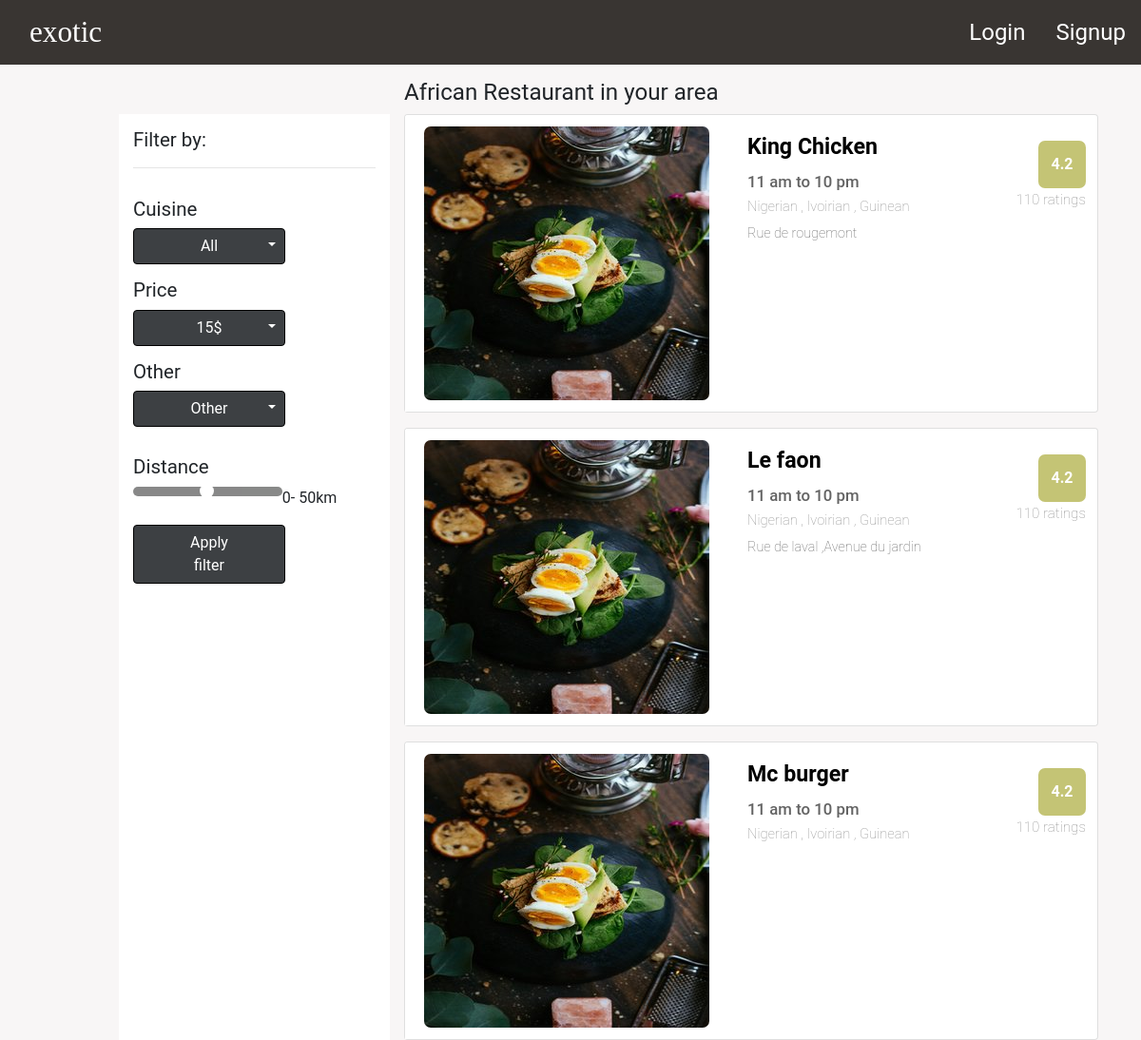
/result (upper part), run on an earlier commit of the app's database.
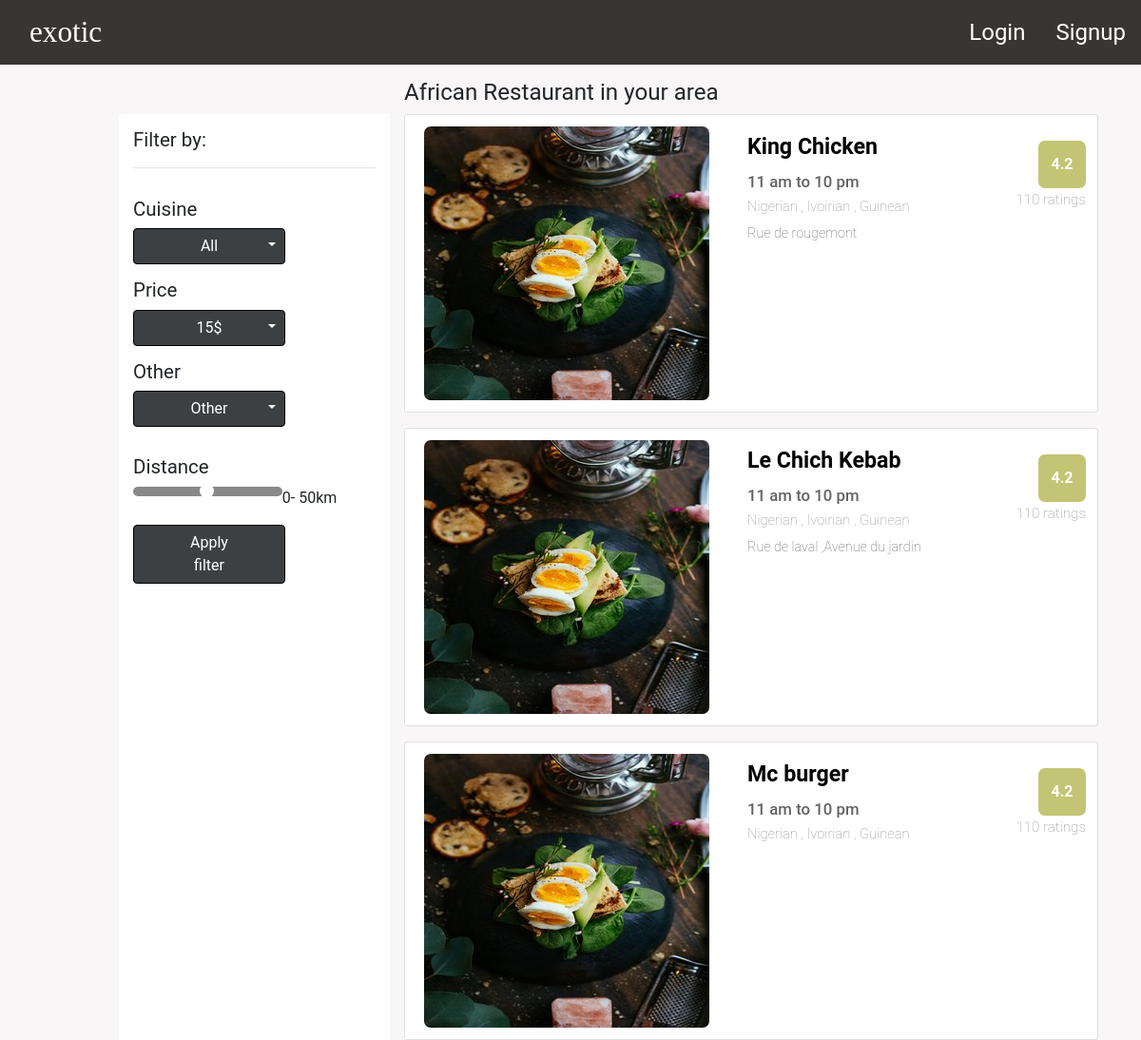
And on a later commit of the database.
### food_app/models.py (models this page shows, shortened)
class Restaurant(db.Model):
    __searchable__=['description','name']
    id = db.Column(db.Integer, primary_key=True)
    name = db.Column(db.String(40), nullable=False)
    description = db.Column(db.String(200), nullable=True)
    telephone_number = db.Column(db.String(10) , nullable=False)
    average_price=db.Column(db.Integer , nullable=True)
    date_created = db.Column(db.DateTime, default=datetime.utcnow)
    user_id = db.Column(db.Integer , db.ForeignKey('user.id') , nullable=True)
    address_id=db.Column(db.Integer , db.ForeignKey('address.id') , nullable=True)
    dishes = db.relationship('Dish', backref='resto', lazy=True)
    menus = db.relationship('Menu', backref='resto', lazy=True)
    photos= db.relationship('ImageItem', lazy=True)

class Address(db.Model):
    id=db.Column(db.Integer , primary_key=True)
    street_address = db.Column(db.String(100) , nullable=False)
    city = db.Column(db.String(50), nullable=False)
    state_id = db.Column(db.Integer ,db.ForeignKey('state.id') , nullable=True )
    country_id = db.Column(db.Integer ,db.ForeignKey('country.id') , nullable=True )
    resto = db.relationship('Restaurant', backref='address' , lazy=True)

### food_app/routes.py (the view)
@app.route('/result')
def result():
    restaurants = Restaurant.query.all()
    return render_template('result.html' , restaurants=restaurants)

### food_app/templates/result.html (shortened to what this page needs)
{% extends "nav_bar_base.html" %}
{% block stylesheet %}
{{ super() }}
<link rel="stylesheet" type="text/css" href="..\static\styles\result.css">
{% endblock stylesheet %}
{% block content %}
{{ super() }}
<div class="container ">
  <div class="row">
    <div class="col">
    </div>
    <div class="col-lg-8">
      <h1> African Restaurant in your area </h1>
    </div>
  </div>
  <div class="row" >
    <div class="col">
    </div>
    <div class="col-lg-3" id="filter">
      <div class="row" id="filter_by">
        <h1 style="font-size: 128%; margin-left: 15px;"> Filter by: </h1>
      </div>
      <hr id="h_row">
      <div class="row">
        <h1 style="font-size: 128%; margin-left: 15px;"> Cuisine </h1>
      </div>
      <div class="row">
        <div class="dropdown">
          <button class="btn btn-primary dropdown-toggle" type="button" data-toggle="dropdown">All
            </button>
        </div>
      </div>
      <div class="row">
        <h1 style="font-size: 128%; margin-left: 15px;"> Price </h1>
      </div>
      <div class="row">
        <div class="dropdown">
          <button class="btn btn-primary dropdown-toggle" type="button" data-toggle="dropdown">15$
            </button>
        </div>
      </div>
      <div class="row">
        <h1 style="font-size: 128%; margin-left: 15px;"> Other </h1>
      </div>
      <div class="row">
        <div class="dropdown">
          <button class="btn btn-primary dropdown-toggle" type="button" data-toggle="dropdown">Other
            </button>
        </div>
      </div>
      <div class="row">
        <h1 style="font-size: 128%; margin-left: 15px; margin-top: 1.875rem;"> Distance </h1>
      </div>
      <div class="row">
        <input type="range" min="1" max="100" value="50" class="slider" id="myRange">
        <p class="dist">0- <span id="demo"></span>km</p>
      </div>
      <div class="row">
        <button type="button" class="btn btn-primary">Apply filter</button>
      </div>
      </div>
    <div class="col-lg-8 col-md-12 col-sm-12">
      {% for resto in restaurants %}
      <div class="card flex-row flex-wrap mb-3">
        <div class="card-header border-0">
          <img class="card-img-top" src="../static/images/rezfood.jpg" alt="Card image cap">
        </div>
        <div class="card-body">
          <div class="row">
            <div class="col-8">
              <h5 class="card-title">{{ resto.name }}</h5>
              <h2 class="card-text hour"> <time>11 am</time> to <time>10 pm</time></h2>
              <h2 class="card-text country">Nigerian , Ivoirian , Guinean</h2>
              <address>{{ resto.address.street_address }}</address>
            </div>
            <div class="col-4">
              <div class="square">
                <div class="rating_content">4.2</div>
              </div>
              <div class="rating-score">110 ratings</div>
            </div>
          </div>
        </div>
      </div>
      {% endfor %}
    </div>
  </div>
</div>
{% endblock content %}

### food_app/templates/nav_bar_base.html (shortened to what this page needs)
{% extends "base.html" %}
{% block stylesheet %}
<link rel="stylesheet" type="text/css" href="..\static\styles\nav.css">
{% endblock stylesheet %}
{% block content %}
<nav class="navbar-custom">
    <a class="navbar-brand mr-auto" href="\">exotic</a>
    <div class="navbar-links">
      <ul>
        <li><a href="\login">Login</a></li>
        <li><a href="\signup">Signup</a></li>
      </ul>
    </div>
</nav>
{% endblock content %}

### food_app/templates/base.html (shortened to what this page needs)
<!doctype html>
<html lang="en">
<head>
  <link rel="stylesheet" href="https://stackpath.bootstrapcdn.com/bootstrap/4.5.0/css/bootstrap.min.css"
>
  <link rel="stylesheet" type="text/css" href="..\static\styles\style.css">
  {% block stylesheet %}
  {% endblock stylesheet %}
  <link rel="stylesheet" href="https://cdnjs.cloudflare.com/ajax/libs/font-awesome/4.7.0/css/font-awesome.min.css">
</head>
<body>
  {% block content %}
  {% endblock content %}
</body>
</html>

### food_app/static/styles/style.css (style rules this page uses)
:root { --main-bg-color: #f8f6f6; --searchButton-bg-color:#C32F10; --gray-color:rgb(2, 207, 207); --main-banner-color-overlay:rgba(112, 85, 9, 0.3); --main-text-color:#E7E7E7; --normal-text-color:#212529; }
body, html { height: 100%; font-family: "Roboto"; }
body { background-color:var(--main-bg-color); color:var(--normal-text-color); }
.navbar-links ul { margin: 0; padding: 0; display: flex; }
.navbar-links li { list-style: none; }
.navbar-links li a { font-weight: 400; font-size: 150%; text-decoration: none; color: white; padding: 1rem; display: block; }
input { cursor: text; margin: 0em; font-size:18px; padding: 1px 2px; height:4rem; border:none; width:100%; }
p { margin-top: 0; margin-bottom: 1rem; font-family: Roboto; font-size: 120%; }
.container { width: 100%; padding-right: 15px; padding-left: 15px; margin-right: auto; margin-left: auto; }
h1 { font-size: 2.5rem; }

### food_app/static/styles/nav.css (style rules this page uses)
.navbar-brand { position: relative; left: 31px; color: white; font-weight: 400; font-family: "Lucida Calligraphy"; font-size: 1.95rem; line-height: 1; }
.navbar-custom { background-color: #393532; }
.navbar-custom { display: flex; justify-content: space-between; align-items: center; }
.navbar-links ul { margin: 0; padding: 0; display: flex; }
.navbar-links li { list-style: none; }
.navbar-links li a { font-weight: 400; font-family: "Roboto"; font-size: 150%; text-decoration: none; color: white; padding: 1rem; display: block; }

### food_app/static/styles/result.css (style rules this page uses)
.card-img-top { width: 100%; height: auto; border-radius: 7px; }
a { color: black; text-decoration: none; background-color: transparent; }
.card-header { padding: .75rem 1.25rem; margin-bottom: 0; background-color: white; }
.card-title { font-style: normal; font-weight: normal; color: black; font-size: 145%; font-weight: 600; }
.hour { font-family: Roboto; font-size: 105%; font-style: normal; color: rgba(99,99,99,1); }
.country { font-family: Roboto; font-style: normal; font-weight: lighter; font-size: 92%; color: rgba(144,144,144,1); }
address { font-family: Roboto; font-size: 90%; font-weight: lighter; margin-bottom: 1rem; font-style: normal; line-height: inherit; color: rgba(99,99,99,1); }
.container h1 { font-size: 151%; font-weight: normal; font-style: normal; font-family: "Roboto"; margin-top: 15px; }
.square { height: 50px; width: 50px; background-color: rgba(196, 196, 117); border-radius: 7px; position: absolute; top: 7px; right: 7px; }
.rating_content { font-family: "Roboto"; font-style: normal; font-weight: bold; font-size: 100%; color: rgba(255, 255, 255, 1); text-align: center; vertical-align: middle; line-height: 50px; }
.rating-score { position: absolute; right: 7px; top: 58px; font-style: normal; font-family: "Roboto"; font-weight: lighter; font-size: 95%; color: rgba(144, 144, 144, 1); }
#filter { display:block; }
#filter_by { display: block; }
#h_row { display: block; }
.btn { padding: .375rem 2.75rem; width: 10rem; }
.btn-primary { color: #fff; background-color: #1c1f23d9; border-color: rgb(0, 0, 0); margin-left: 15px; }
.dropdown-toggle::after { position: absolute; right: 10px; top: 10px; }
.slider { -webkit-appearance: none; width: 55%; height: 10px; border-radius: 50px; background: #565756; outline: none; opacity: 0.7; -webkit-transition: .2s; transition: opacity .2s; margin-left: 15px; }
input { text-rendering: auto; letter-spacing: normal; word-spacing: normal; text-transform: none; text-indent: 0px; text-shadow: none; display: inline-block; text-align: start; cursor: pointer; margin: 0em; font-size: 1.125rem; padding: 1px 2px; border: none; }
.dist { margin-top: 0; margin-bottom: 1rem; font-family: Roboto; font-size: 1rem; color: #212529; }
.col-lg-3 { background-color: white; }
a { color: #337ab7; text-decoration: none; background-color: transparent; }
a:-webkit-any-link { cursor: pointer; }
.dropdown-toggle::after { position: absolute; right: 10px; top: 15px; }

What changed in the data, as far as the page shows it:
changed Restaurant "Rue de laval ,Avenue du jardin": name "Le faon" → "Le Chich Kebab"
